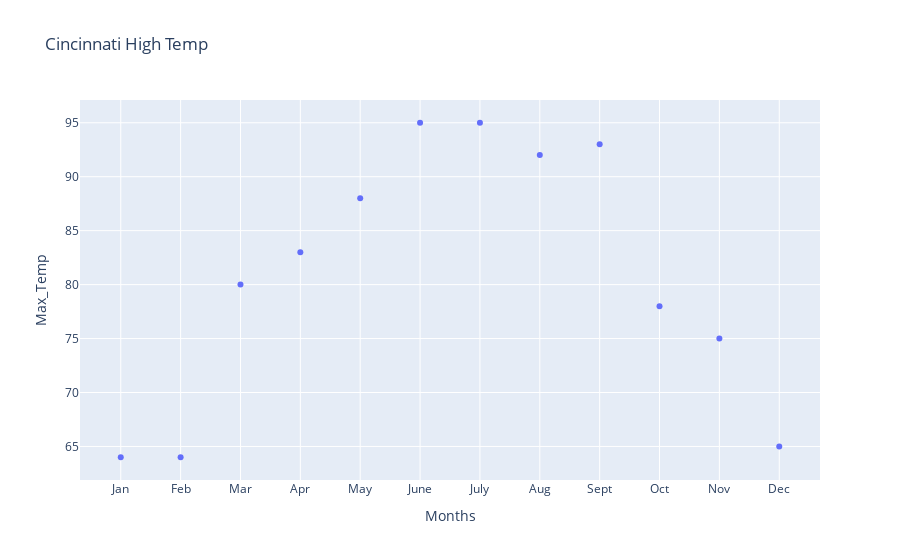

The code cell stored with this chart in its notebook:
### Code cell
px.scatter(Cinci_Monthly_High, x='Months', y='Max_Temp', title='Cincinnati High Temp')

### Figure 1 — Plotly figure (JSON) as saved in the notebook; plotly's stock layout.template omitted (floating-point values rounded to 4 significant figures)
{"data": [{"hovertemplate": "Months=%{x}<br>Max_Temp=%{y}<extra></extra>", "legendgroup": "", "marker": {"color": "#636efa", "symbol": "circle"}, "mode": "markers", "name": "", "orientation": "v", "showlegend": false, "type": "scatter", "x": ["Jan", "Feb", "Mar", "Apr", "May", "June", "July", "Aug", "Sept", "Oct", "Nov", "Dec"], "xaxis": "x", "y": [64, 64, 80, 83, 88, 95, 95, 92, 93, 78, 75, 65], "yaxis": "y"}], "layout": {"legend": {"tracegroupgap": 0}, "title": {"text": "Cincinnati High Temp"}, "xaxis": {"anchor": "y", "domain": [0, 1], "title": {"text": "Months"}}, "yaxis": {"anchor": "x", "domain": [0, 1], "title": {"text": "Max_Temp"}}}}
